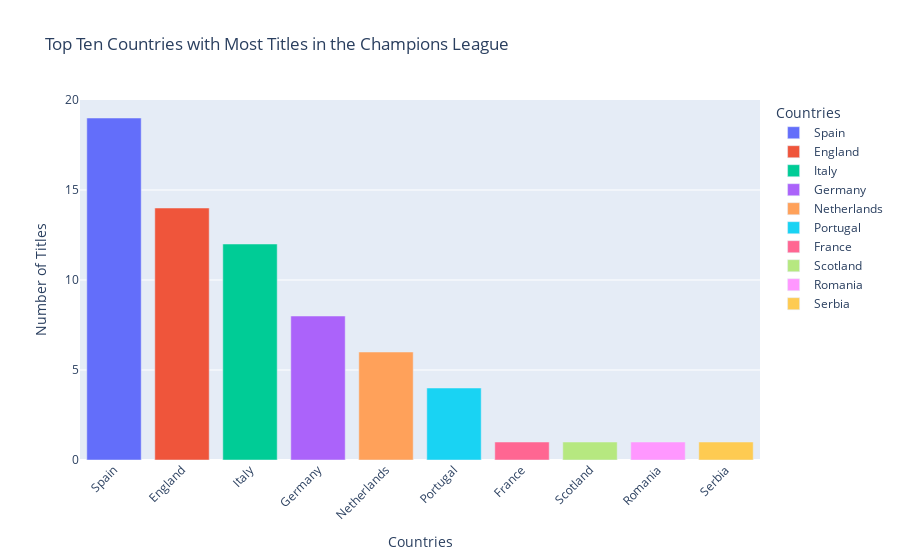

Notebook code cell kept with this figure:
### Code cell
# Created an interactive bar plot using Plotly Express for the data above;
fig = px.bar(df13_top_ten, x='Country', y='Titles', title='Top Ten Countries with Most Titles in the Champions League',
             labels={'Titles': 'Number of Titles', 'Country': 'Countries'},
             template='plotly', color='Country')

# Set the layout
fig.update_layout(xaxis_tickangle=-45, xaxis_title='Countries', yaxis_title='Number of Titles')

# Show the plot
fig.show()

### Figure 1 — Plotly figure (JSON) as saved in the notebook; plotly's stock layout.template omitted (floating-point values rounded to 4 significant figures)
{"data": [{"alignmentgroup": "True", "hovertemplate": "Countries=%{x}<br>Number of Titles=%{y}<extra></extra>", "legendgroup": "Spain", "marker": {"color": "#636efa", "pattern": {"shape": ""}}, "name": "Spain", "offsetgroup": "Spain", "orientation": "v", "showlegend": true, "textposition": "auto", "type": "bar", "x": ["Spain"], "xaxis": "x", "y": [19], "yaxis": "y"}, {"alignmentgroup": "True", "hovertemplate": "Countries=%{x}<br>Number of Titles=%{y}<extra></extra>", "legendgroup": "England", "marker": {"color": "#EF553B", "pattern": {"shape": ""}}, "name": "England", "offsetgroup": "England", "orientation": "v", "showlegend": true, "textposition": "auto", "type": "bar", "x": ["England"], "xaxis": "x", "y": [14], "yaxis": "y"}, {"alignmentgroup": "True", "hovertemplate": "Countries=%{x}<br>Number of Titles=%{y}<extra></extra>", "legendgroup": "Italy", "marker": {"color": "#00cc96", "pattern": {"shape": ""}}, "name": "Italy", "offsetgroup": "Italy", "orientation": "v", "showlegend": true, "textposition": "auto", "type": "bar", "x": ["Italy"], "xaxis": "x", "y": [12], "yaxis": "y"}, {"alignmentgroup": "True", "hovertemplate": "Countries=%{x}<br>Number of Titles=%{y}<extra></extra>", "legendgroup": "Germany", "marker": {"color": "#ab63fa", "pattern": {"shape": ""}}, "name": "Germany", "offsetgroup": "Germany", "orientation": "v", "showlegend": true, "textposition": "auto", "type": "bar", "x": ["Germany"], "xaxis": "x", "y": [8], "yaxis": "y"}, {"alignmentgroup": "True", "hovertemplate": "Countries=%{x}<br>Number of Titles=%{y}<extra></extra>", "legendgroup": "Netherlands", "marker": {"color": "#FFA15A", "pattern": {"shape": ""}}, "name": "Netherlands", "offsetgroup": "Netherlands", "orientation": "v", "showlegend": true, "textposition": "auto", "type": "bar", "x": ["Netherlands"], "xaxis": "x", "y": [6], "yaxis": "y"}, {"alignmentgroup": "True", "hovertemplate": "Countries=%{x}<br>Number of Titles=%{y}<extra></extra>", "legendgroup": "Portugal", "marker": {"color": "#19d3f3", "pattern": {"shape": ""}}, "name": "Portugal", "offsetgroup": "Portugal", "orientation": "v", "showlegend": true, "textposition": "auto", "type": "bar", "x": ["Portugal"], "xaxis": "x", "y": [4], "yaxis": "y"}, {"alignmentgroup": "True", "hovertemplate": "Countries=%{x}<br>Number of Titles=%{y}<extra></extra>", "legendgroup": "France", "marker": {"color": "#FF6692", "pattern": {"shape": ""}}, "name": "France", "offsetgroup": "France", "orientation": "v", "showlegend": true, "textposition": "auto", "type": "bar", "x": ["France"], "xaxis": "x", "y": [1], "yaxis": "y"}, {"alignmentgroup": "True", "hovertemplate": "Countries=%{x}<br>Number of Titles=%{y}<extra></extra>", "legendgroup": "Scotland", "marker": {"color": "#B6E880", "pattern": {"shape": ""}}, "name": "Scotland", "offsetgroup": "Scotland", "orientation": "v", "showlegend": true, "textposition": "auto", "type": "bar", "x": ["Scotland"], "xaxis": "x", "y": [1], "yaxis": "y"}, {"alignmentgroup": "True", "hovertemplate": "Countries=%{x}<br>Number of Titles=%{y}<extra></extra>", "legendgroup": "Romania", "marker": {"color": "#FF97FF", "pattern": {"shape": ""}}, "name": "Romania", "offsetgroup": "Romania", "orientation": "v", "showlegend": true, "textposition": "auto", "type": "bar", "x": ["Romania"], "xaxis": "x", "y": [1], "yaxis": "y"}, {"alignmentgroup": "True", "hovertemplate": "Countries=%{x}<br>Number of Titles=%{y}<extra></extra>", "legendgroup": "Serbia", "marker": {"color": "#FECB52", "pattern": {"shape": ""}}, "name": "Serbia", "offsetgroup": "Serbia", "orientation": "v", "showlegend": true, "textposition": "auto", "type": "bar", "x": ["Serbia"], "xaxis": "x", "y": [1], "yaxis": "y"}], "layout": {"barmode": "relative", "legend": {"title": {"text": "Countries"}, "tracegroupgap": 0}, "title": {"text": "Top Ten Countries with Most Titles in the Champions League"}, "xaxis": {"anchor": "y", "categoryarray": ["Spain", "England", "Italy", "Germany", "Netherlands", "Portugal", "France", "Scotland", "Romania", "Serbia"], "categoryorder": "array", "domain": [0, 1], "tickangle": -45, "title": {"text": "Countries"}}, "yaxis": {"anchor": "x", "domain": [0, 1], "title": {"text": "Number of Titles"}}}}
